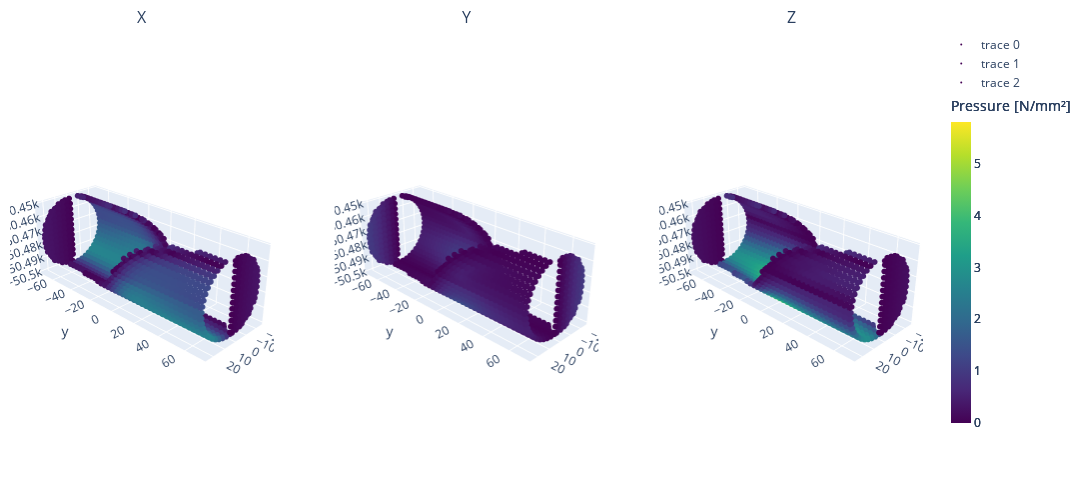

The code cell stored with this chart in its notebook:
### Markdown cell above
## Force Scatter XYZ

### Code cell
# Calculate global color scale limits based on the maximum absolute pressure value
max_abs_pressure = np.max(np.abs(pressures))

fig = make_subplots(
    rows=1,
    cols=3,
    subplot_titles=("X", "Y", "Z"),
    specs=[[{"type": "scatter3d"}, {"type": "scatter3d"}, {"type": "scatter3d"}]],
)

for i in range(3):
    scatter = go.Scatter3d(
        x=point_list[:, 0],
        y=point_list[:, 1],
        z=point_list[:, 2],
        mode="markers",
        marker=dict(
            size=2,
            color=np.abs(pressures[:, i]),  # Set color equal to a variable
            colorscale=colormap,  # Choose a colormap
            cmin=0,  # Set consistent color scale limits
            cmax=max_abs_pressure,  # Set consistent color scale limits
            colorbar=dict(
                title="Pressure [N/mm²]",
                len=0.75,
                thickness=20,
            ),
            opacity=1,
        ),
    )
    fig.add_trace(scatter, row=1, col=i + 1)

fig.update_layout(
    width=1200,  # Adjusted for 3 plots
    height=500,
    margin=dict(l=10, r=10, t=30, b=10),
    scene1=dict(
        aspectmode="data",
        aspectratio=dict(x=1, y=1, z=1),
        camera=dict(eye=dict(x=3, y=3, z=2)),
    ),
    scene2=dict(
        aspectmode="data",
        aspectratio=dict(x=1, y=1, z=1),
        camera=dict(eye=dict(x=3, y=3, z=2)),
    ),
    scene3=dict(
        aspectmode="data",
        aspectratio=dict(x=1, y=1, z=1),
        camera=dict(eye=dict(x=3, y=3, z=2)),
    ),
)

display(fig)

### Figure 1 — Plotly figure (JSON) as saved in the notebook; plotly's stock layout.template omitted (floating-point values rounded to 4 significant figures; data arrays with more than 128 entries replaced by an {"elided": "..."} marker saying what was removed)
{"data": [{"marker": {"cmax": 5.823, "cmin": 0, "color": {"elided": "2136 float values"}, "colorbar": {"len": 0.75, "thickness": 20, "title": {"text": "Pressure [N/mm²]"}}, "colorscale": [[0, "#440154"], [0.1111, "#482878"], [0.2222, "#3e4989"], [0.3333, "#31688e"], [0.4444, "#26828e"], [0.5556, "#1f9e89"], [0.6667, "#35b779"], [0.7778, "#6ece58"], [0.8889, "#b5de2b"], [1, "#fde725"]], "opacity": 1, "size": 2}, "mode": "markers", "scene": "scene", "type": "scatter3d", "x": {"elided": "2136 float values"}, "y": {"elided": "2136 float values"}, "z": {"elided": "2136 float values"}}, {"marker": {"cmax": 5.823, "cmin": 0, "color": {"elided": "2136 float values"}, "colorbar": {"len": 0.75, "thickness": 20, "title": {"text": "Pressure [N/mm²]"}}, "colorscale": [[0, "#440154"], [0.1111, "#482878"], [0.2222, "#3e4989"], [0.3333, "#31688e"], [0.4444, "#26828e"], [0.5556, "#1f9e89"], [0.6667, "#35b779"], [0.7778, "#6ece58"], [0.8889, "#b5de2b"], [1, "#fde725"]], "opacity": 1, "size": 2}, "mode": "markers", "scene": "scene2", "type": "scatter3d", "x": {"elided": "2136 float values"}, "y": {"elided": "2136 float values"}, "z": {"elided": "2136 float values"}}, {"marker": {"cmax": 5.823, "cmin": 0, "color": {"elided": "2136 float values"}, "colorbar": {"len": 0.75, "thickness": 20, "title": {"text": "Pressure [N/mm²]"}}, "colorscale": [[0, "#440154"], [0.1111, "#482878"], [0.2222, "#3e4989"], [0.3333, "#31688e"], [0.4444, "#26828e"], [0.5556, "#1f9e89"], [0.6667, "#35b779"], [0.7778, "#6ece58"], [0.8889, "#b5de2b"], [1, "#fde725"]], "opacity": 1, "size": 2}, "mode": "markers", "scene": "scene3", "type": "scatter3d", "x": {"elided": "2136 float values"}, "y": {"elided": "2136 float values"}, "z": {"elided": "2136 float values"}}], "layout": {"annotations": [{"font": {"size": 16}, "showarrow": false, "text": "X", "x": 0.1444, "xanchor": "center", "xref": "paper", "y": 1, "yanchor": "bottom", "yref": "paper"}, {"font": {"size": 16}, "showarrow": false, "text": "Y", "x": 0.5, "xanchor": "center", "xref": "paper", "y": 1, "yanchor": "bottom", "yref": "paper"}, {"font": {"size": 16}, "showarrow": false, "text": "Z", "x": 0.8556, "xanchor": "center", "xref": "paper", "y": 1, "yanchor": "bottom", "yref": "paper"}], "height": 500, "margin": {"b": 10, "l": 10, "r": 10, "t": 30}, "scene": {"aspectmode": "data", "aspectratio": {"x": 1, "y": 1, "z": 1}, "camera": {"eye": {"x": 3, "y": 3, "z": 2}}, "domain": {"x": [0, 0.2889], "y": [0, 1]}}, "scene2": {"aspectmode": "data", "aspectratio": {"x": 1, "y": 1, "z": 1}, "camera": {"eye": {"x": 3, "y": 3, "z": 2}}, "domain": {"x": [0.3556, 0.6444], "y": [0, 1]}}, "scene3": {"aspectmode": "data", "aspectratio": {"x": 1, "y": 1, "z": 1}, "camera": {"eye": {"x": 3, "y": 3, "z": 2}}, "domain": {"x": [0.7111, 1], "y": [0, 1]}}, "width": 1200}}
